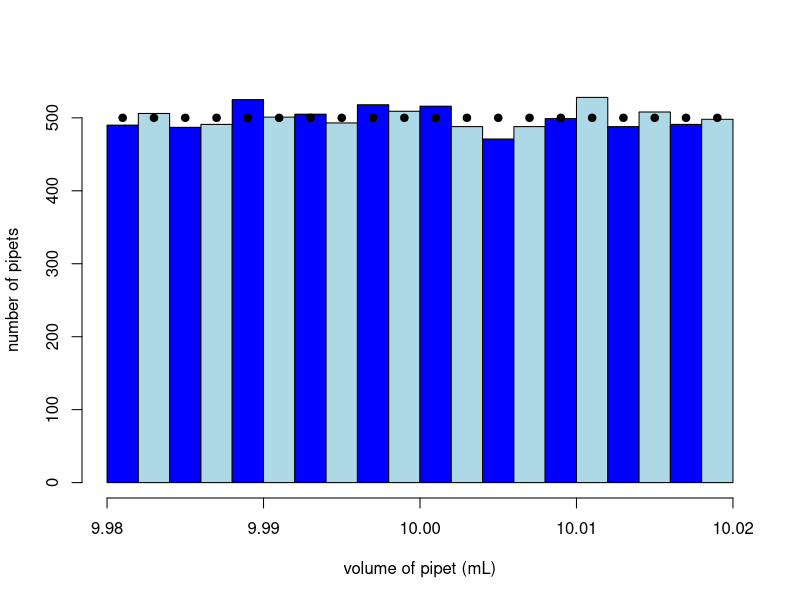

Source code (R): (Note: this script raises an error after producing the figure.)
#uniform generally

#create vector of volumes for 10000 pipets drawn at random from uniform distribution
pipet = runif(10000, 9.98, 10.02)

# create histogram using 20 bins of size 0.002 mL
pipet_hist = hist(pipet, breaks = seq(9.98, 10.02, 0.002), col = c("blue", "lightblue"), ylab = "number of pipets", xlab = "volume of pipet (mL)", main = NULL)

# overlay points showing expected values for uniform distribution
points(pipet_hist$mids, rep(10000/20, 20), pch = 19)





n <- 10000            #iterations 
lp <- c(0, 0.3)       #low probability range
li <- c(0, 10000)     #low impact range
mp <- c(0.3, 0.7)     #medium probability range   
mi <- c(10000, 20000) #medium impact range
hp <- c(0.7, 1.0)     #high probability range   
hi <- c(20000,30000)  #high impact range

slp = runif(n, min(lp), max(lp))   #random numbers in low probability range 
sli = runif(n, min(li), max(li))   #random numbers in low impact range
smp = runif(n, min(mp), max(mp))   #random numbers in med probability range 
smi = runif(n, min(mi), max(mi))   #random numbers in med impact range
shp = runif(n, min(hp), max(hp))   #random numbers in high probability range 
shi = runif(n, min(hi), max(hi))   #random numbers in highimpact range

x <- seq(1,10000)


udm1 = data.frame(x=x)             
udm1$prob <- runif(udm1$x, min(mp), max(mp))
udm1$imp <- runif(udm1$x, min(mi), max(mi))

udm2 = data.frame(x=x)             
udm2$prob <- runif(udm2$x, min(mp), max(mp))
udm2$imp <- runif(udm2$x, min(hi), max(hi))

udm3 = data.frame(x=x)             
udm3$prob <- runif(udm3$x, min(hp), max(hp))
udm3$imp <- runif(udm3$x, min(mi), max(mi))

df = rbind(udm1, udm2,udm3)          #bind all data data frames into one dataset


#check DF

dim(df)
str(df)
summary(df)
colnames(df)

head(df, n = 10)
tail(crime, n = 5)

View(df)


plot(udm1$prob,udm1$imp, xlim = c(0, 1), ylim = c(0, 30000))
plot(udm2$prob,udm2$imp, xlim = c(0, 1), ylim = c(0, 30000))
plot(udm3$prob,udm3$imp, xlim = c(0, 1), ylim = c(0, 30000))


plot(df$prob,df$imp, xlim = c(0, 1), ylim = c(0, 30000))

rect(min(mp), min(mi), max(mp), max(mi), density = NULL, angle = 45,
     col = NA, border = NULL, lty = par("lty"), lwd = par("lwd"))


udm4 = data.frame(x=x)             
udm4$prob <- runif(udm4$x, min(lp), max(hp))
udm4$imp <- runif(udm4$x, min(li), max(mi))
plot(udm4$prob,udm4$imp, xlim = c(0, 1), ylim = c(0, 30000))




if (FALSE){
  #define x-axis
  x <- seq(-4, 4, length=100)
  
  #calculate uniform distribution probabilities
  y <- dunif(x, min = -3, max = 3)
  
  
  #plot uniform distribution
  plot(slp, type = 'l', lwd = 3, ylim = c(0, .2), col='blue',
     xlab='x', ylab='Probability', main='Uniform Distribution Plot')
}







LowestLow = min(lp) * min(li)
HighestLow = max(lp) * max(li)
LowestMed = min(mp) * min(mi)
HighestMed = max(mp) * max(mi)
LowestHig = min(hp) * min(hi)
HighestHig = max(hp) * max(hi)

lr = c(slp*sli, slp*smi, slp*shi, smp*sli, shp*sli)  #low risks defined as green region in risk matrix and its possible variants, R=P*I
mr = c(smp*smi, smp*shi, shp*smi)  #med risks defined as amber region in risk matrix and its possible variants, R=P*I
hr = c(shp*shi)                    #high risks defined as red region in risk matrix and its possible variants, R=P*I







plot(mr, ylim = c(0, 30000),xlim = c(0,30000), , col='yellow')


